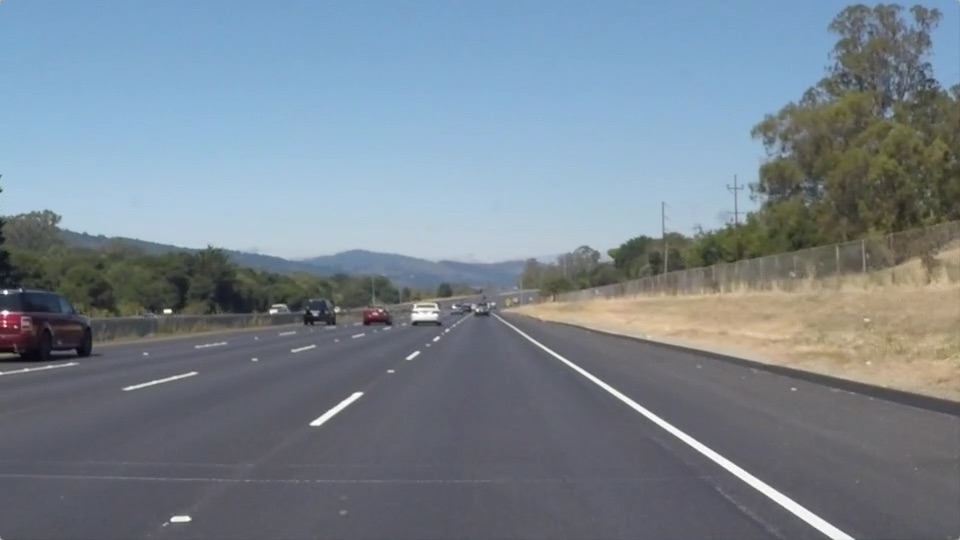
#> input picture input/solidWhiteRight.jpg, 960 x 540 px
$ python main.py --i input/solidWhiteRight.jpg
#> lines starting #> are read from the running program, lines starting #| are printed output that depends on the picture; after the words box and inside, x2 and y2 are one past the last pixel; in counts of white or black regions, pixels touching at a corner belong together
import cv2
import numpy as np
import matplotlib.pyplot as plt
import matplotlib.image as mpimg
import argparse
import imghdr
#from moviepy.editor import VideoFileClip
#from IPython.display import HTML

#TODO: video processing
def process(input='', output=''):

#> in process, img is the input picture: shape (540, 960, 3); mean R, G, B 120.3, 132.6, 143.7
    def pipeline(img): #img has to be 960x540
        if len(img.shape) > 2:
            img_grey = cv2.cvtColor(img, cv2.COLOR_BGR2GRAY)
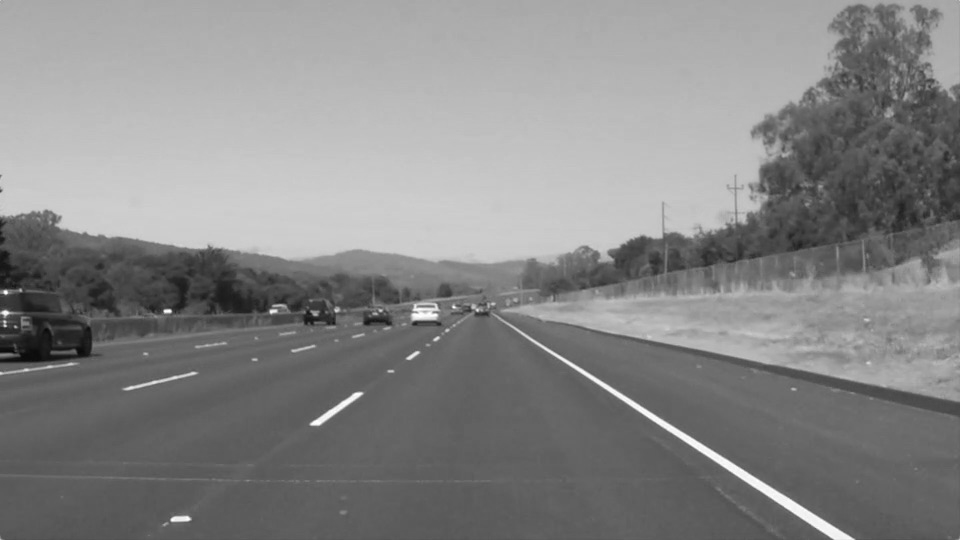
#> img_grey: shape (540, 960); min 6, max 255, mean 134.5
        else:
            img_grey = img

        kernel_size = 5
        img_gaus = cv2.GaussianBlur(img_grey, (kernel_size, kernel_size), 0)
        img_edge = cv2.Canny(img_gaus, 50, 150)
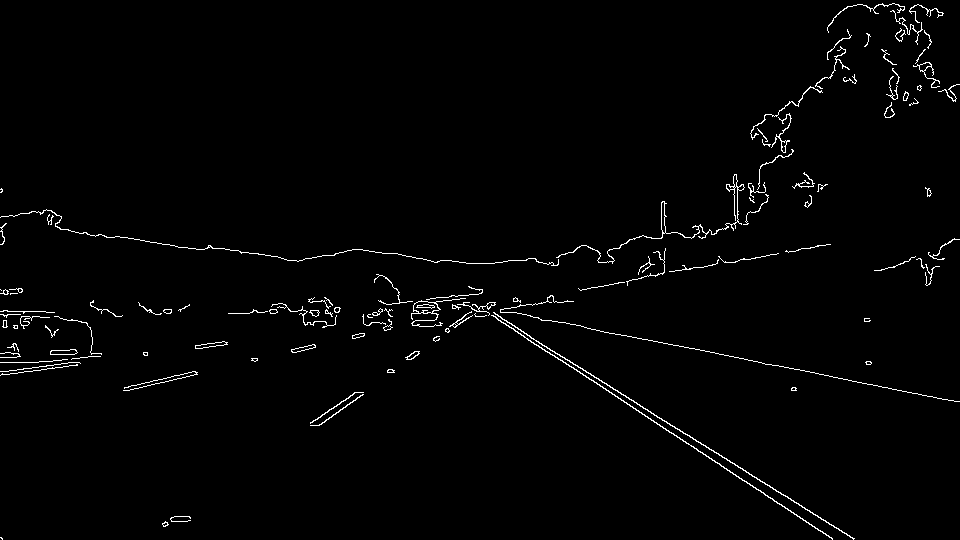
#> img_edge: shape (540, 960); 1.5% white in thin lines or dots

        mask = np.zeros_like(img_edge)

        #defining a 3 channel or 1 channel color to fill the mask with depending on the input image
        if len(img.shape) > 2:
            channel_count = img.shape[2]  # i.e. 3 or 4 depending on your image
#> channel_count = 3
            ignore_mask_color = (255,) * channel_count
#> ignore_mask_color = (255, 255, 255)
        else:
            ignore_mask_color = 255

        imshape = img.shape
#> imshape = (540, 960, 3)
        vertices = np.array([[(0,imshape[0]),(450,290),(490,290),(imshape[1],imshape[0])]],dtype=np.int32)
        cv2.fillPoly(mask, vertices, ignore_mask_color)
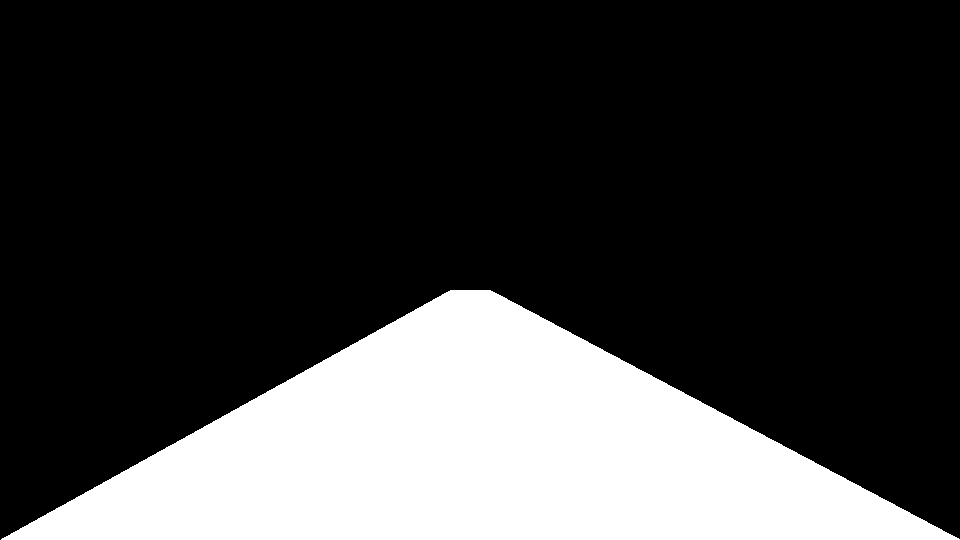
#> mask: shape (540, 960); 24.2% white; 1 white region, box (x1, y1, x2, y2) and area: (1, 290, 960, 540) 125210
        masked_edges = cv2.bitwise_and(img_edge, mask)
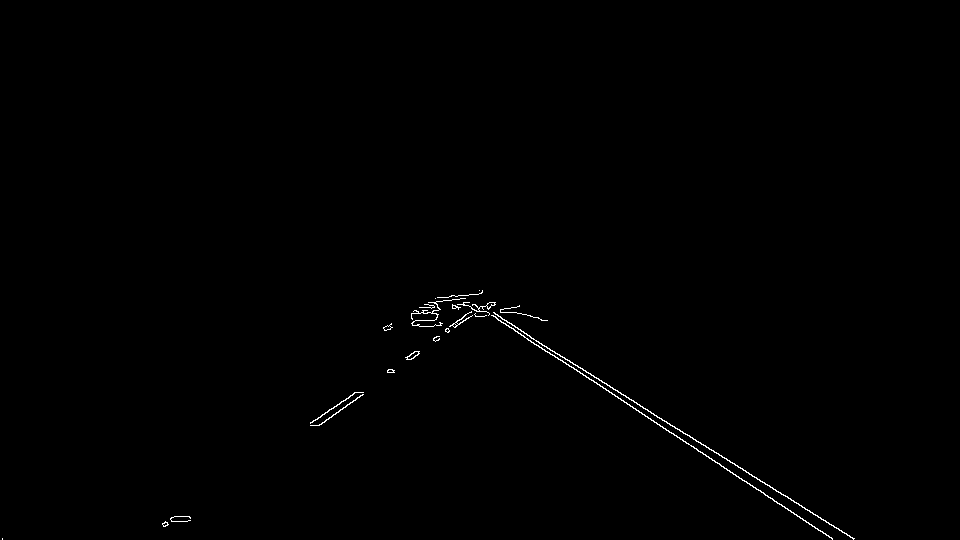
#> masked_edges: shape (540, 960); 0.4% white in thin lines or dots, all inside (x1, y1, x2, y2) = (2, 290, 855, 540)

        rho = 2                         #resolution of 'r'
        theta = np.pi/180
        threshold = 150                 #minimum number of intersections to detect a line
        min_line_length = 110           #minimum length of line to detect it
        max_line_gap = 80               #merge broken white lines
        line_image = np.copy(img)*0
#> line_image: shape (540, 960, 3); every value is 0

        lines = cv2.HoughLinesP(masked_edges, rho, theta, threshold, np.array([]), min_line_length, max_line_gap)
#> lines = [[464, 295, 854, 538], [459, 295, 831, 537], [461, 295, 719, 463], [310, 423, 489, 302]]

        #draw
        if lines is not None:
            for line in lines:
                for x1,y1,x2,y2 in line:
                    thickness = 6
                    color = (255,0,0) #blue
                    cv2.line(line_image,(x1,y1),(x2,y2),color,thickness)
#> this loop made 4 passes
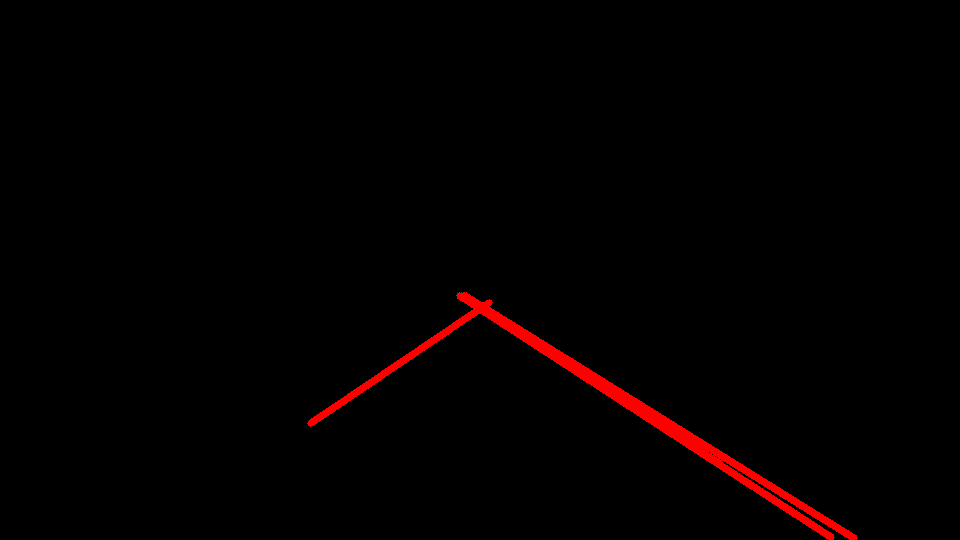
#> line_image: shape (540, 960, 3); mean R, G, B 3.8, 0, 0

        color_edges = np.dstack((img_edge,img_edge,img_edge))
#> color_edges: shape (540, 960, 3); 1.5% white in thin lines or dots
        lines_edges = cv2.addWeighted(color_edges, 0.8, line_image, 1, 0)
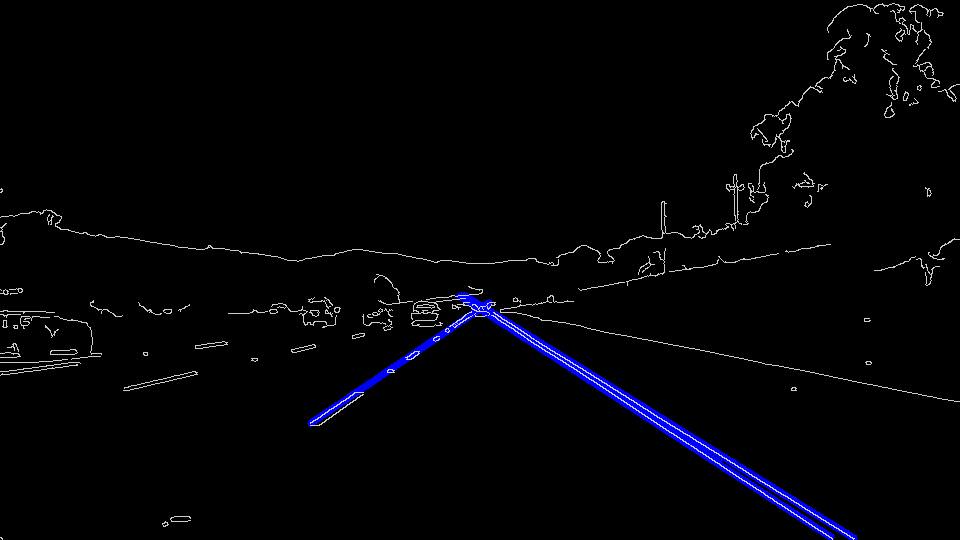
#> lines_edges: shape (540, 960, 3); mean of channels 0, 1, 2 6.3, 3.1, 3.1; drawn as B, G, R

        #show
        #cv2.imshow('virgin image', img)
        #cv2.imshow('gray image', img_grey)
        #cv2.imshow('gaussian blur', img_gaus)
        cv2.imshow('edges', img_edge)
        #cv2.imshow('mask', mask) #region of interest
        #cv2.imshow('masked edges', masked_edges)
        cv2.imshow('lin', lines_edges)
        #TODO: return original image with marked lines
        return lines_edges


    # START
    #check if input is an image or video
    video_formats = ('.avi', '.mp4')

    # IMAGE
    if (imghdr.what(input)):
        img = mpimg.imread(input) # RGB

        if (output != ''):
            cv2.imwrite(output + '/' + 'image' + '.jpg', pipeline(img))
        else:
            pipeline(img)

        cv2.waitKey(0)
        cv2.destroyAllWindows()

    # VIDEO
    elif (input.lower().endswith(video_formats)):
        cap = cv2.VideoCapture(input)

        if (output != ''):
            fourcc = cv2.VideoWriter_fourcc(*'X264')
            out = cv2.VideoWriter(output + '/' + 'video' + '.mp4', fourcc, 15.0, (960, 540))

            while True:
                ret, frame = cap.read()
                out.write(pipeline(frame))
                if cv2.waitKey(50) & 0xFF == ord('q'): #for 20 fps videos
                    break
        else:
            while True:
                ret, frame = cap.read()
                pipeline(frame)
                if cv2.waitKey(50) & 0xFF == ord('q'): #for 20fps videos
                    break

        cap.release()
        cv2.destroyAllWindows()

    # ERROR
    else:
        print('Bad input resource')


if __name__ == '__main__':
    parser = argparse.ArgumentParser(description='Detect lines on your image')
    parser.add_argument('-i', '--i', help='Specify path of input file', type=str, required=False, dest = 'input')
    parser.add_argument('-o', '--o', help='Specify path of output directory', type=str, required=False, dest = 'output')
    args = parser.parse_args()

    if (args.input):
        input_path = args.input
    else:
        input_path = 'input/solidWhiteRight.jpg';

    if (args.output):
        output_path = args.output
    else:
        output_path = ''

    process(input_path, output_path)
